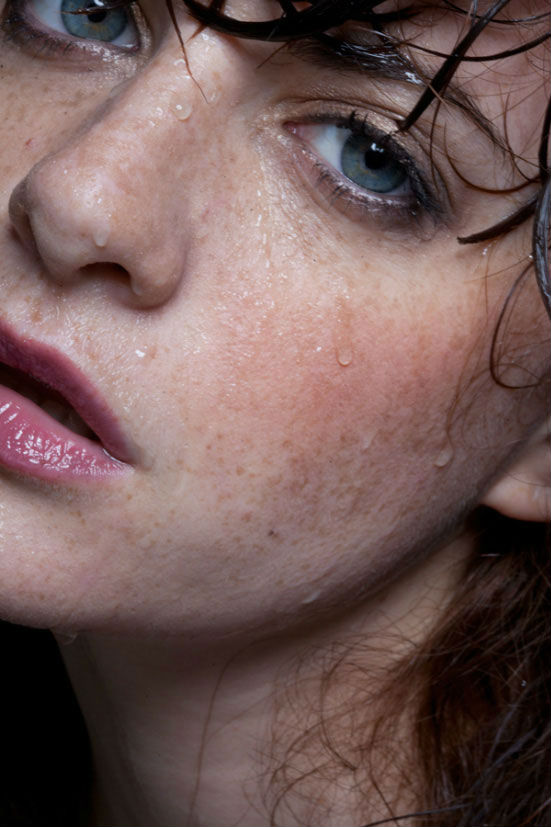
%> input picture e.jpg, 551 x 827 px
$ octave test1.m   (GNU Octave 9; MATLAB toolbox functions it lacks are replaced by stand-ins)
%> lines starting %> are read from the running program, lines starting %| are printed output that depends on the picture

J = imread('e.jpg');
%> J is the input picture: size 827x551x3 uint8; mean R, G, B 113.7, 89.2, 86.7
figure;
imshow(J);
K = wiener2(J(:,:,1),[5 5]);
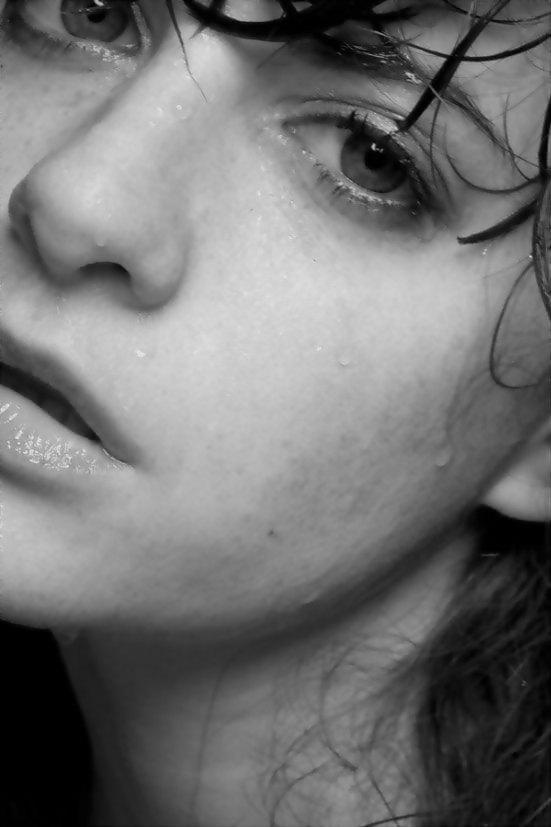
%> K: size 827x551 uint8; min 0, max 237, mean 113.7

L = wiener2(J(:,:,2),[5 5]);
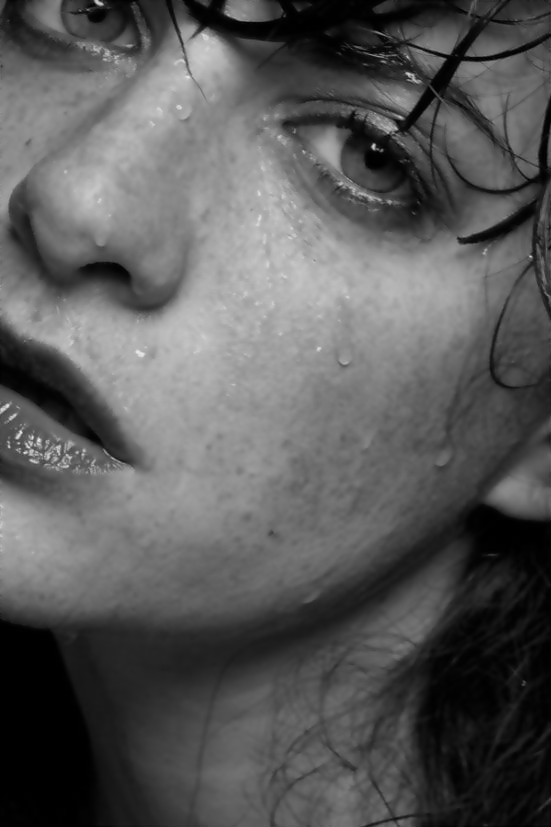
%> L: size 827x551 uint8; min 0, max 234, mean 89.2

M = wiener2(J(:,:,3),[5 5]);

bo = cat(3, K, L, M);

b = imsharpen(bo,'Radius',1,'Amount',.2);

figure;
imshow(b);


%  inputImage = imnoise(imread('a.jpg'),'speckle',0.01);
%  outputImage1 = fcn(rgb2gray(J));
%  outputImage2 = fcn(rgb2gray(J),getnhood(strel('disk',1,0)));
%  figure,imshow(outputImage1)
%  figure,imshow(outputImage2)

 a = medfilt2(J(:,:,1),[3 3]);

 b = medfilt2(J(:,:,2),[3 3]);
%> b: size 827x551 uint8

 c = medfilt2(J(:,:,3),[3 3]);

 d = cat(3, a, b, c);

 a = ordfilt2(J(:,:,1),1,[1 1 1; 1 1 1; 1 1 1]);
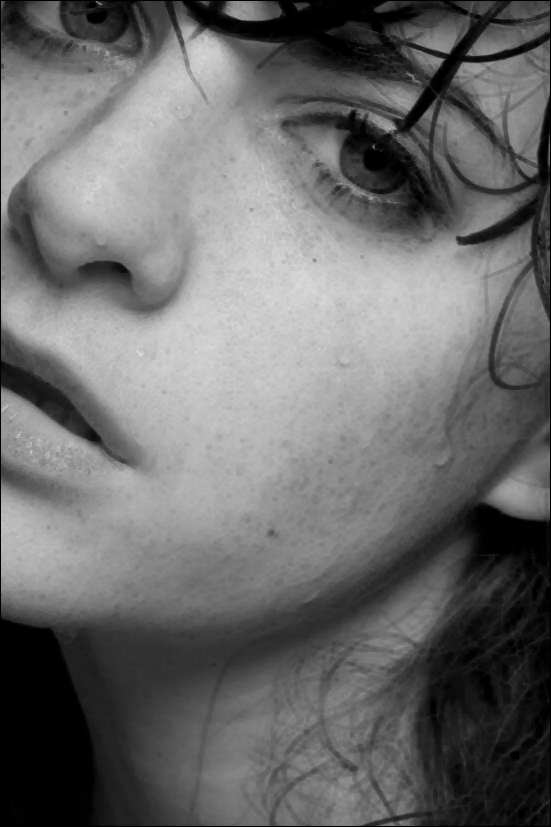
%> a: size 827x551 uint8; min 0, max 225, mean 107.4
 b = ordfilt2(J(:,:,2),1,[1 1 1; 1 1 1; 1 1 1]);
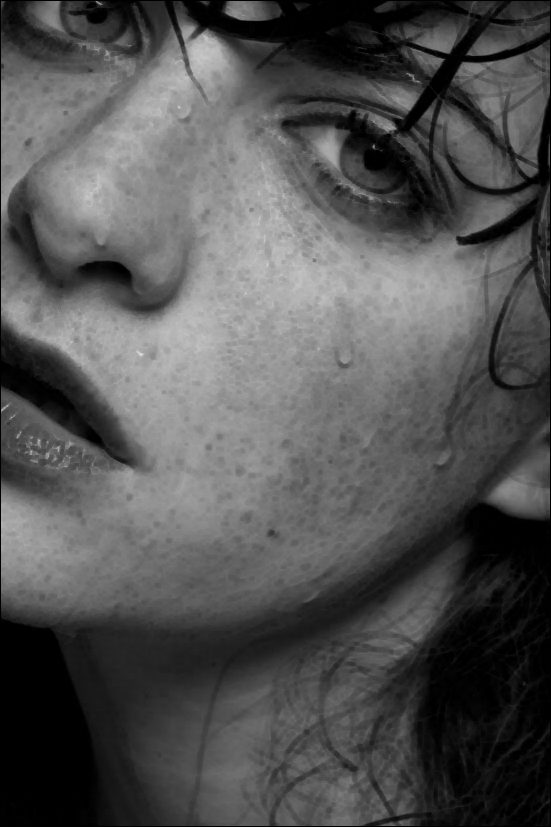
%> b: size 827x551 uint8; min 0, max 223, mean 82.9
 c = ordfilt2(J(:,:,3),1,[1 1 1; 1 1 1; 1 1 1]);

 d = cat(3, a, b, c);
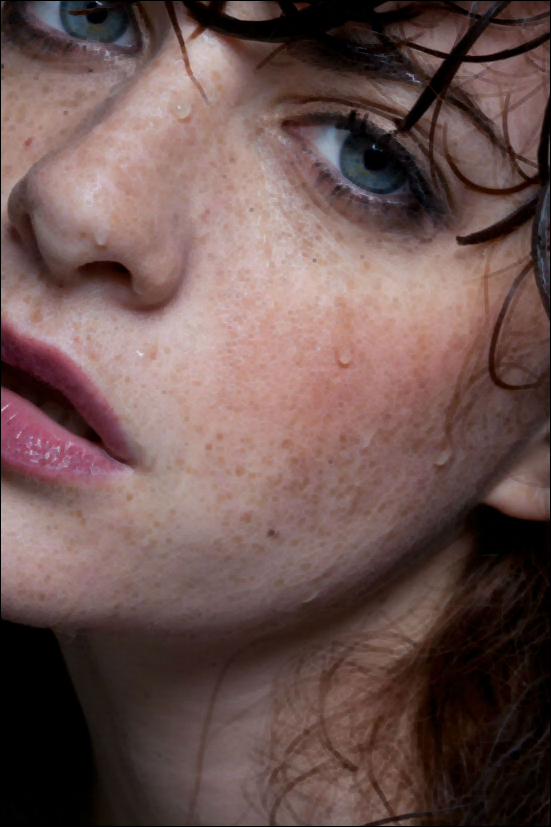
%> d: size 827x551x3 uint8; mean R, G, B 107.4, 82.9, 79.9

 figure;
 imshow(d);

$ run again, with a.jpg copied over e.jpg
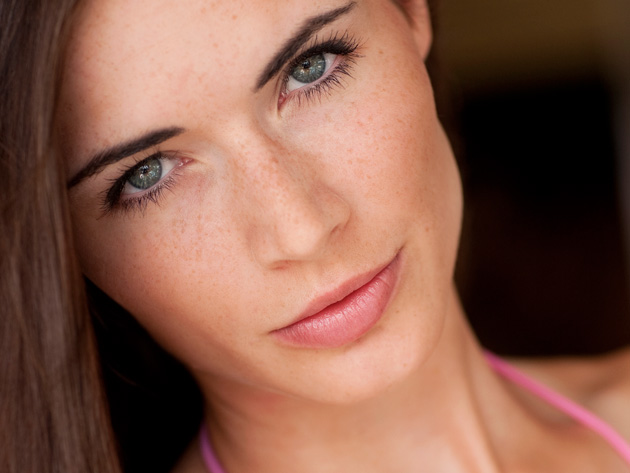
%> input picture a.jpg, 630 x 473 px
%> J is the input picture: size 473x630x3 uint8; mean R, G, B 133.6, 90.6, 74.4
%> `c = ordfilt2(J(:,:,3),1,[1 1 1; 1 1 1; 1 1 1]);`:
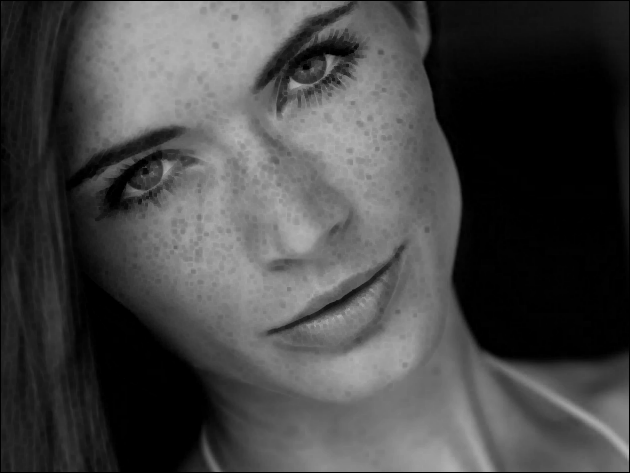
%> c: size 473x630 uint8; min 0, max 184, mean 70
%> `d = cat(3, a, b, c);`:
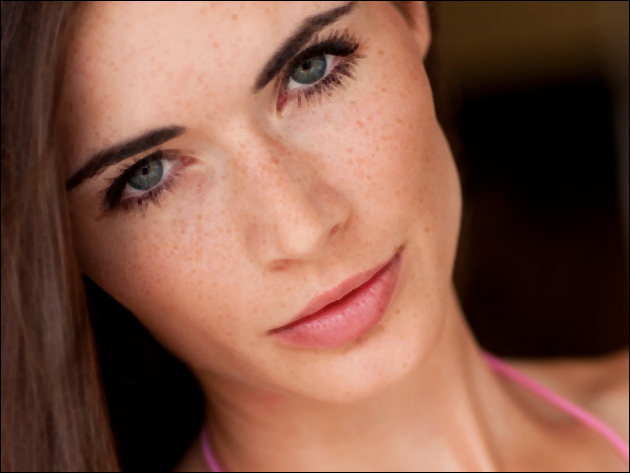
%> d: size 473x630x3 uint8; mean R, G, B 128.9, 86.2, 70

$ run again, with b.jpg copied over e.jpg
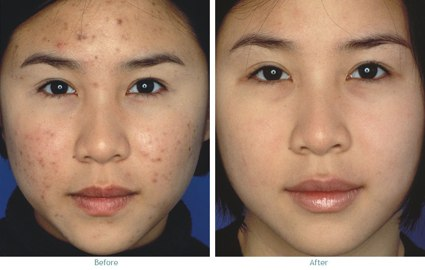
%> input picture b.jpg, 425 x 270 px
%> J is the input picture: size 270x425x3 uint8; mean R, G, B 158.4, 127.1, 106.5
%> `c = ordfilt2(J(:,:,3),1,[1 1 1; 1 1 1; 1 1 1]);`:
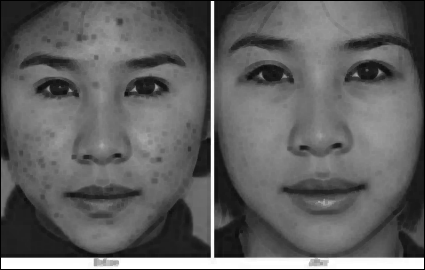
%> c: size 270x425 uint8; min 0, max 255, mean 97.4
%> `d = cat(3, a, b, c);`:
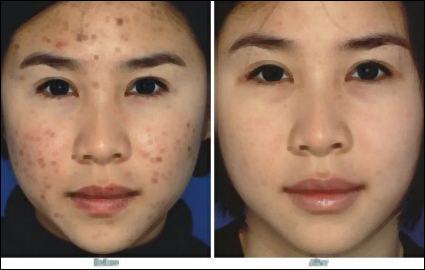
%> d: size 270x425x3 uint8; mean R, G, B 148.5, 117.6, 97.4
